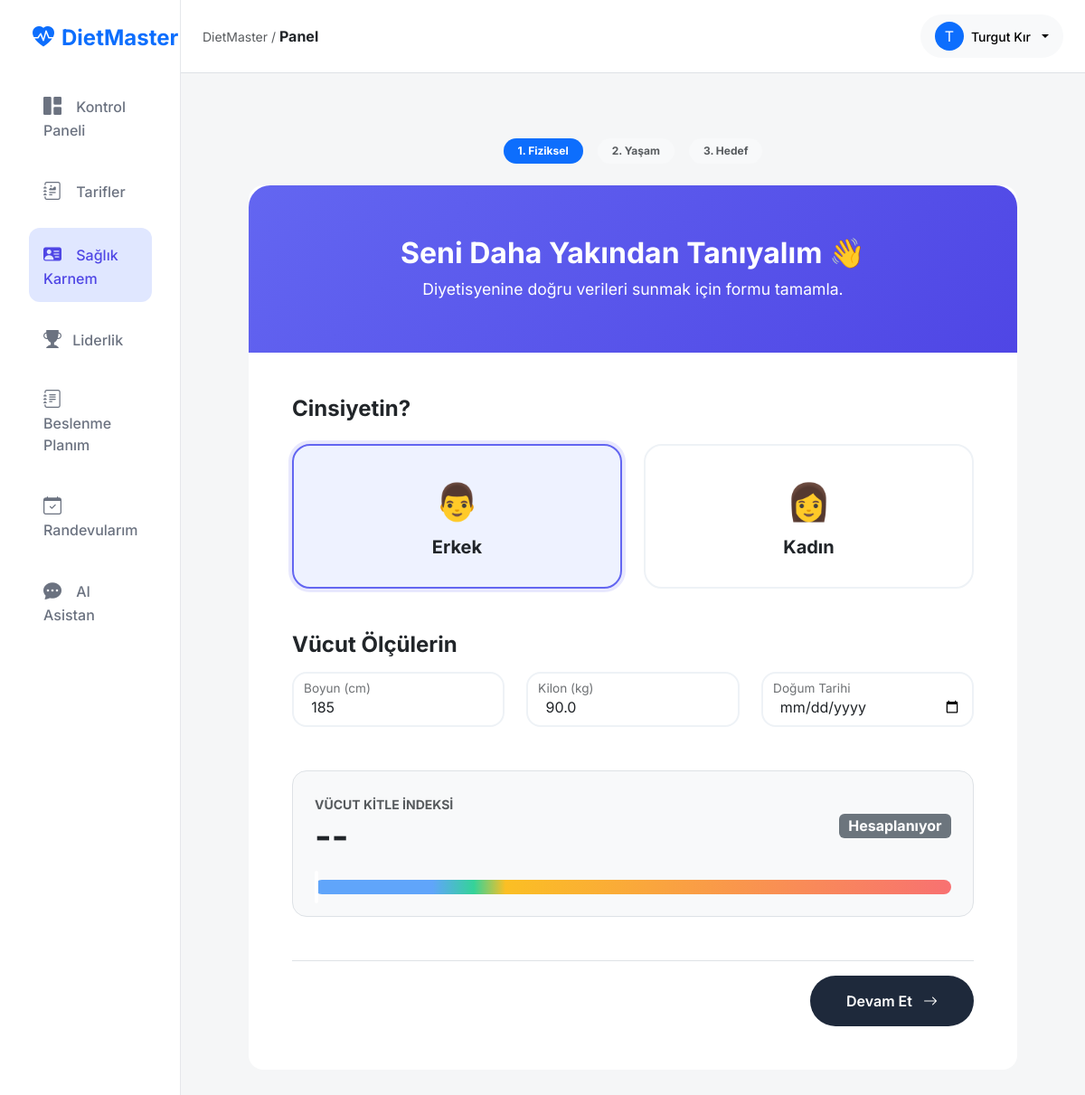
The page /profiles/onboarding/ (signed in) on the database its author committed.
### apps/users/models.py (models this page shows, shortened)
class CustomUser(AbstractUser):
    class Role(models.TextChoices):
        ADMIN = "ADMIN", "Diyetisyen (Admin)"
        STAFF = "STAFF", "Stajyer"
        CLIENT = "CLIENT", "Danışan"
        NEW_CLIENT = "NEW_CLIENT", "Yeni Üye (Potansiyel)"
    role = models.CharField(
        max_length=50,
        choices=Role.choices,
        default=Role.NEW_CLIENT,
        verbose_name="Kullanıcı Rolü"
    )
    phone_number = models.CharField(
        max_length=15,
        blank=True,
        null=True,
        verbose_name="Telefon Numarası"
    )
    profile_photo = models.ImageField(
        upload_to='profile_photos/',
        blank=True,
        null=True,
        verbose_name="Profil Fotoğrafı"
    )

### apps/profiles/models.py (models this page shows, shortened)
class PatientProfile(models.Model):
    GENDER_CHOICES = [
        ('M', 'Erkek'),
        ('F', 'Kadın'),
    ]
    ACTIVITY_LEVEL_CHOICES = [
        ('sedentary', 'Hareketsiz (Masa başı)'),
        ('light', 'Az Hareketli (Haftada 1-3 gün spor)'),
        ('moderate', 'Orta Hareketli (Haftada 3-5 gün spor)'),
        ('active', 'Çok Hareketli (Haftada 6-7 gün spor)'),
        ('athlete', 'Profesyonel Sporcu'),
    ]
    WATER_HABIT_CHOICES = [
        ('bad', 'Çok az içiyorum (<1L)'),
        ('medium', 'Ortalama (1.5L - 2L)'),
        ('good', 'Çok iyi (>2.5L)'),
    ]
    DIET_PREFERENCE_CHOICES = [
        ('standard', 'Her şeyi yerim'),
        ('vegan', 'Vegan'),
        ('vegetarian', 'Vejetaryen'),
        ('ketogenic', 'Ketojenik'),
        ('gluten_free', 'Glutensiz'),
    ]
    user = models.OneToOneField(
        settings.AUTH_USER_MODEL,
        on_delete=models.CASCADE,
        related_name='profile'
    )
    birth_date = models.DateField("Doğum Tarihi", null=True, blank=True)
    gender = models.CharField("Cinsiyet", max_length=1, choices=GENDER_CHOICES, default='F')
    height = models.PositiveIntegerField("Boy (cm)", help_text="Örn: 175", null=True, blank=True)
    weight = models.DecimalField("Kilo (kg)", max_digits=5, decimal_places=1, help_text="Örn: 70.5", null=True, blank=True)
    chronic_diseases = models.TextField("Kronik Rahatsızlıklar", blank=True, help_text="Örn: Diyabet Tip 2, Haşimato")
    allergies = models.TextField("Alerjiler & İntoleranslar", blank=True, help_text="Örn: Gluten, Laktoz")
    medications = models.TextField("Kullanılan İlaçlar", blank=True, help_text="Düzenli kullanılan ilaçlar.")
    activity_level = models.CharField("Aktivite Seviyesi", max_length=20, choices=ACTIVITY_LEVEL_CHOICES, default='sedentary')
    daily_activity = models.CharField("Günlük Hareket", max_length=50, choices=ACTIVITY_LEVEL_CHOICES, default='sedentary')
    water_habit = models.CharField("Su İçme Alışkanlığı", max_length=50, choices=WATER_HABIT_CHOICES, default='medium')
    goal_weight = models.DecimalField("Hedef Kilo", max_digits=5, decimal_places=1, null=True, blank=True)
    target_date = models.DateField("Hedef Tarih", null=True, blank=True, help_text="Bu kiloya ne zaman ulaşmak istiyorsun?")
    motivation_level = models.IntegerField("Motivasyon Seviyesi (1-10)", default=5)
    diet_preference = models.CharField("Beslenme Tipi", max_length=50, choices=DIET_PREFERENCE_CHOICES, default='standard')
    disliked_foods = models.TextField("Sevmediği Besinler", blank=True, help_text="Örn: Brokoli, Mantar...")
    is_onboarding_complete = models.BooleanField("Sihirbaz Tamamlandı mı?", default=False)
    updated_at = models.DateTimeField(auto_now=True)

### apps/profiles/views.py (the view)
# urls.py: path('onboarding/', views.onboarding_wizard, name='onboarding_wizard'),
@login_required
def onboarding_wizard(request):
    profile, created = PatientProfile.objects.get_or_create(user=request.user)
    if request.method == 'POST':
        form = OnboardingForm(request.POST, instance=profile)
        if form.is_valid():
            profile = form.save(commit=False)
            profile.is_onboarding_complete = True
            profile.save()
            plan_id = request.session.get('selected_plan_id')
            if plan_id:
                try:
                    plan = DietPlan.objects.get(id=plan_id)
                    PlanRequest.objects.create(
                        user=request.user,
                        plan=plan,
                        status='pending'
                    )
                    del request.session['selected_plan_id']
                    messages.success(request, 'application_submitted')
                except DietPlan.DoesNotExist:
                    messages.error(request, "Seçilen paket bulunamadı.")
            else:
                messages.info(request, "Profilin güncellendi.")
            return redirect('core:dashboard')
    else:
        form = OnboardingForm(instance=profile)
    return render(request, 'profiles/wizard.html', {'form': form})

### apps/profiles/templates/profiles/wizard.html (shortened to what this page needs)
{% extends 'base.html' %}
{% load static %}
{% block content %}
<div class="container py-5">
    <div class="wizard-container mb-4">
        <div class="d-flex justify-content-center gap-3">
            <span class="badge bg-primary rounded-pill px-3 py-2" id="step-badge-1">1. Fiziksel</span>
            <span class="badge bg-light text-muted rounded-pill px-3 py-2" id="step-badge-2">2. Yaşam</span>
            <span class="badge bg-light text-muted rounded-pill px-3 py-2" id="step-badge-3">3. Hedef</span>
        </div>
    </div>
    <div class="wizard-container">
        <div class="card border-0 shadow-xl rounded-4 overflow-hidden">
            <div class="wizard-header">
                <h2 class="fw-bold mb-2">Seni Daha Yakından Tanıyalım 👋</h2>
                <p class="opacity-90 mb-0" style="font-size: 1.1rem;">Diyetisyenine doğru verileri sunmak için formu tamamla.</p>
            </div>
            <div class="card-body p-4 p-md-5">
                <form method="post" id="wizardForm" novalidate>
                    <div class="step-content active" id="step-1">
                        <h4 class="fw-bold text-dark mb-4">Cinsiyetin?</h4>
                        <div class="option-grid" style="grid-template-columns: 1fr 1fr;">
                            <label>
                                <div class="option-card">
                                    <div class="fs-1 mb-2">👨</div>
                                    <h5 class="fw-bold mb-0">Erkek</h5>
                                </div>
                            </label>
                            <label>
                                <div class="option-card">
                                    <div class="fs-1 mb-2">👩</div>
                                    <h5 class="fw-bold mb-0">Kadın</h5>
                                </div>
                            </label>
                        </div>
                        <h4 class="fw-bold text-dark mb-3 mt-5">Vücut Ölçülerin</h4>
                        <div class="row g-4">
                            <div class="col-md-4">
                                <div class="form-floating custom-floating">
                                    {{ form.height }}
                                    <label>Boyun (cm)</label>
                                </div>
                            </div>
                            <div class="col-md-4">
                                <div class="form-floating custom-floating">
                                    {{ form.weight }}
                                    <label>Kilon (kg)</label>
                                </div>
                            </div>
                            <div class="col-md-4">
                                <div class="form-floating custom-floating">
                                    {{ form.birth_date }}
                                    <label>Doğum Tarihi</label>
                                </div>
                            </div>
                        </div>
                        <div class="bmi-dashboard mt-5 p-4 rounded-4 bg-light border border-dashed">
                            <div class="d-flex justify-content-between align-items-center">
                                <div>
                                    <small class="text-uppercase text-muted fw-bold">Vücut Kitle İndeksi</small>
                                    <div class="fw-bold display-6 text-dark" id="bmi-val">--</div>
                                </div>
                                <span class="badge bg-secondary fs-6" id="bmi-badge">Hesaplanıyor</span>
                            </div>
                            <div class="bmi-scale-wrapper">
                                <div class="bmi-indicator" id="bmi-pin"></div>
                            </div>
                        </div>
                        <div class="text-end mt-5 pt-3 border-top">
                            <button type="button" class="btn-nav-next" onclick="nextStep(2)">Devam Et <i class="bi bi-arrow-right ms-2"></i></button>
                        </div>
                    </div>
                </form>
            </div>
        </div>
    </div>
</div>
{% endblock %}

### templates/base.html (shortened to what this page needs)
{% load static %}
<!DOCTYPE html>
<html lang="tr">
<head>
    <link href="https://cdn.jsdelivr.net/npm/bootstrap@5.3.2/dist/css/bootstrap.min.css" rel="stylesheet">
    <link rel="stylesheet" href="https://cdn.jsdelivr.net/npm/bootstrap-icons@1.11.3/font/bootstrap-icons.min.css">
    <link rel="stylesheet" href="{% static 'css/main.css' %}">
</head>
<body>
<div class="container-fluid">
    <div class="row">
        {% if user.is_authenticated %}
        <nav id="sidebar" class="col-md-3 col-lg-2 d-none d-md-block sidebar min-vh-100">
            <div class="position-sticky pt-3">
                <div class="px-4 pb-4 pt-2">
                    <a class="navbar-brand fs-4 fw-bold text-primary d-flex align-items-center" href="{% url 'core:dashboard' %}">
                        <i class="bi bi-heart-pulse-fill me-2"></i> DietMaster
                    </a>
                </div>
                <ul class="nav flex-column px-2">
                    <li class="nav-item mb-1">
                        <a class="nav-link {% if request.resolver_match.view_name == 'core:dashboard' %}active{% endif %}" href="{% url 'core:dashboard' %}">
                            <i class="bi bi-grid-1x2-fill"></i>
                            <span>Kontrol Paneli</span>
                        </a>
                    </li>
                    <li class="nav-item mb-1">
                        <a class="nav-link {% if 'recipes' in request.resolver_match.view_name %}active{% endif %}" href="{% url 'recipes:list' %}">
                            <i class="bi bi-journal-richtext"></i>
                            <span>Tarifler</span>
                        </a>
                    </li>
                    {% if user.role == 'CLIENT' %}
                    <li class="nav-item mb-1">
                        <a class="nav-link {% if 'profiles' in request.path %}active{% endif %}" href="{% url 'profiles:detail' %}">
                            <i class="bi bi-person-vcard-fill"></i>
                            <span>Sağlık Karnem</span>
                        </a>
                    </li>
                    <li class="nav-item">
                        <a class="nav-link" href="{% url 'leaderboard:ranking' %}">
                            <i class="bi bi-trophy-fill me-2"></i> Liderlik
                        </a>
                    </li>
                    <li class="nav-item mb-1">
                        <a class="nav-link {% if 'nutrition/my-plan' in request.path %}active{% endif %}" href="{% url 'nutrition:my_plan' %}">
                            <i class="bi bi-journal-text"></i>
                            <span>Beslenme Planım</span>
                        </a>
                    </li>
                    <li class="nav-item mb-1">
                        <a class="nav-link {% if 'appointments' in request.path %}active{% endif %}" href="{% url 'appointments:calendar' %}">
                            <i class="bi bi-calendar-check"></i>
                            <span>Randevularım</span>
                        </a>
                    </li>
                    <li class="nav-item mb-1">
                        <a class="nav-link {% if 'chat' in request.path %}active{% endif %}" href="{% url 'chat:room' %}">
                            <i class="bi bi-chat-dots-fill"></i>
                            <span>AI Asistan</span>
                        </a>
                    </li>
                    {% endif %}
                </ul>
            </div>
        </nav>
        {% endif %}
        <div class="col-md-9 ms-sm-auto col-lg-10 p-0 bg-light bg-opacity-50 min-vh-100">
            <header class="header-navbar sticky-top bg-white border-bottom d-flex align-items-center justify-content-between px-4 py-3">
                <div class="d-none d-md-block">
                    <span class="text-muted small">DietMaster / </span>
                    <span class="fw-bold text-dark">{% block title_breadcrumb %}Panel{% endblock %}</span>
                </div>
                <div class="dropdown">
                    <button class="btn btn-light bg-gray-50 border-0 dropdown-toggle d-flex align-items-center gap-2 py-2 px-3 rounded-pill" type="button" data-bs-toggle="dropdown" aria-expanded="false">
                        <div class="bg-primary text-white rounded-circle d-flex align-items-center justify-content-center" style="width: 32px; height: 32px;">
                            {{ request.user.first_name|slice:":1"|default:request.user.username|slice:":1"|upper }}
                        </div>
                        <span class="fw-medium small d-none d-md-inline">{{ request.user.get_full_name|default:request.user.username }}</span>
                    </button>
                </div>
            </header>
            <main class="p-4">
                {% block content %}{% endblock %}
            </main>
        </div>
    </div>
</div>
</body>
</html>

### rows shown on the page
CustomUser: user.first_name "T", user.get_full_name "Turgut Kır"
PatientProfile: height "185", weight "90.0"
